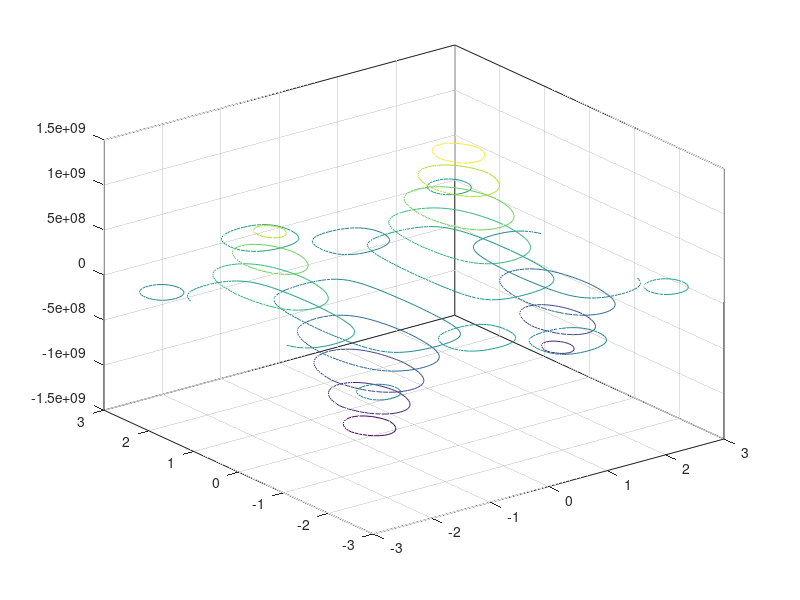

MATLAB code to generate this figure:
clear;
clc;
[X,Y] = meshgrid(linspace(-3,3),linspace(-3,3));
Z = 1.8^((-1.5).*sqrt(X.^2 + Y.^2)).*sin(X).*cos(0.5.*Y);
contour3(X,Y,Z)